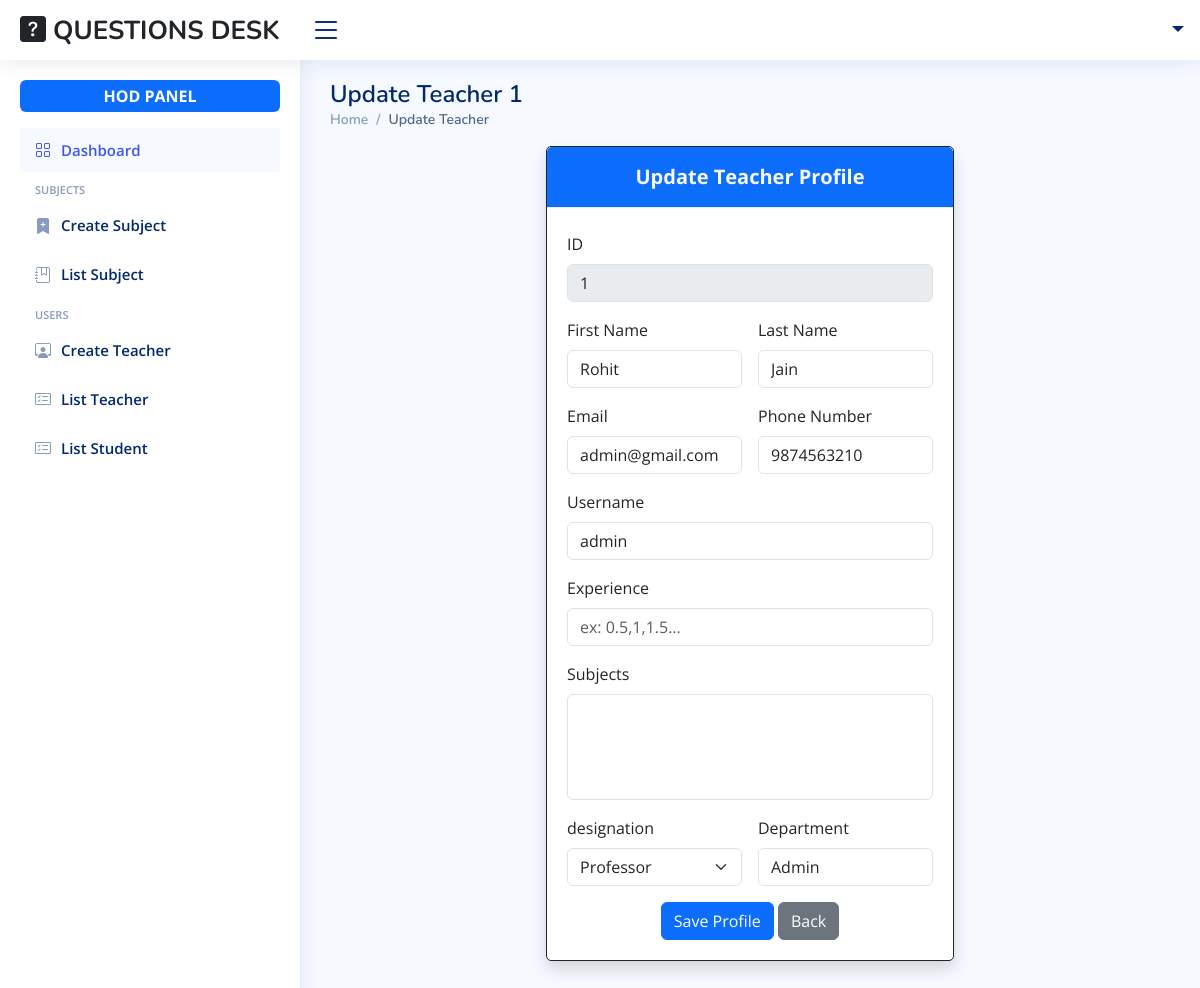
Page /hod/update/teacher/1/ on the earlier database version.
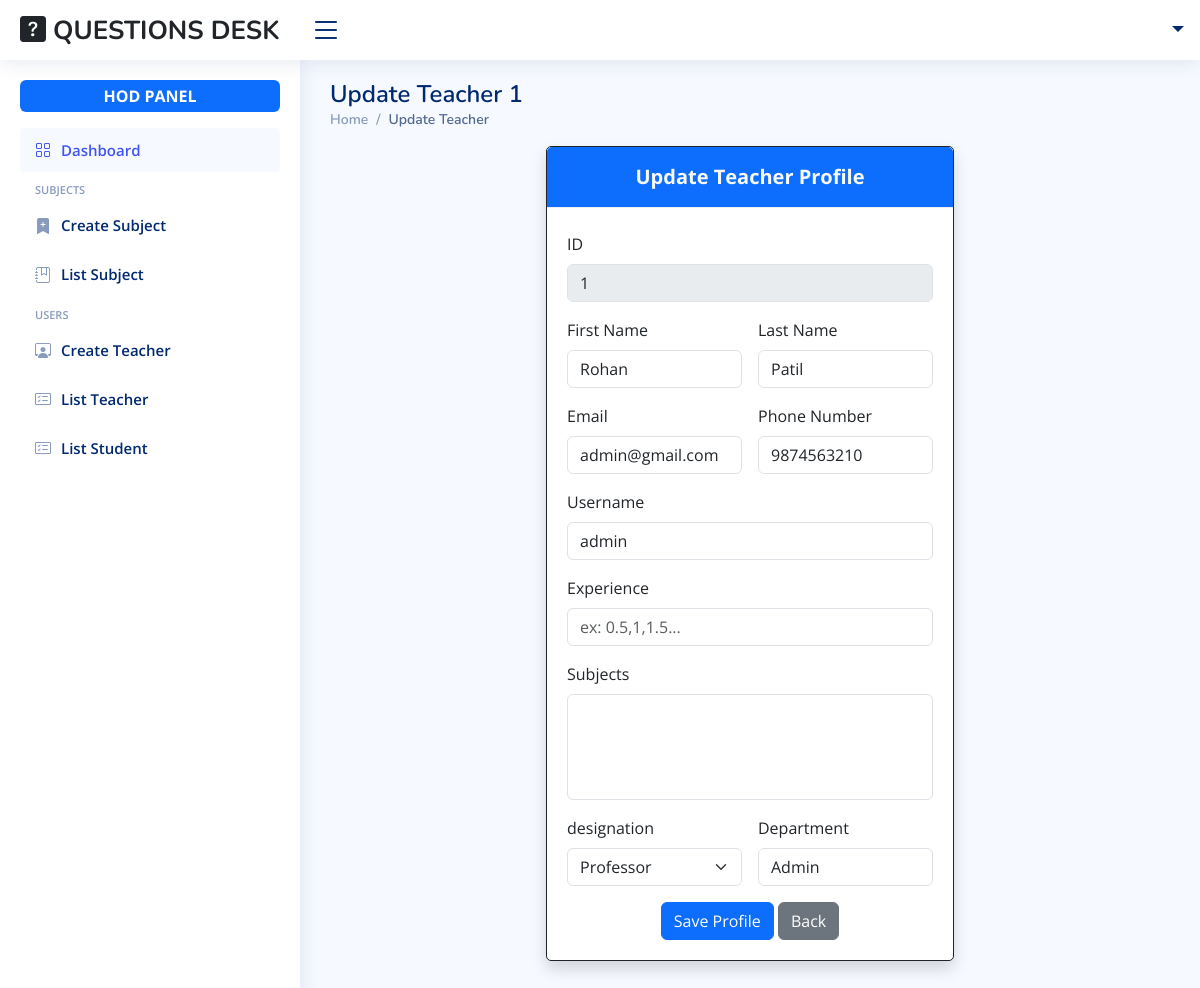
Same page on the later database version.
### Users/models.py (models this page shows, shortened)
class User(AbstractBaseUser):
    id = models.BigAutoField(primary_key=True)
    first_name = models.CharField(max_length=100, null=False, blank=False)
    last_name = models.CharField(max_length=100, null=False, blank=False)
    institute = models.CharField(max_length=255, null=False, blank=False, default="S.S.V.P's B.S.Deore Polytechnic, Dhule")
    email = models.EmailField(unique=True, null=False, blank=False)
    username = models.CharField(unique=True, max_length=100, null=False, blank=False)
    password = models.CharField(max_length=100, null=False, blank=False)
    role = models.CharField(max_length=10, null=False, blank=False)
    joined_date = models.DateField(auto_now_add=True)
    USERNAME_FIELD = 'username'
    REQUIRED_FIELDS = ['first_name', 'last_name', 'email']
    objects = UserManager()
    class Meta:
        db_table = 'Users'

class Profile(models.Model):
    id = models.BigAutoField(primary_key=True)
    user = models.OneToOneField(User, related_name='profile', on_delete=models.CASCADE)
    phone_number = models.CharField(max_length=10, null=False, blank=False ,validators=[RegexValidator(regex=r'^\d{10}$')])
    designation = models.CharField(max_length=100, null=False, blank=False)
    department = models.CharField(max_length=100, null=False, blank=False)
    experience = models.DecimalField(max_digits=3, decimal_places=1, null=True, blank=True)
    subjects = models.ManyToManyField(Subject, related_name='profiles', blank=True)
    class Meta:
        db_table = 'Profiles'

### Users/views.py (the view)
# urls.py: path('hod/update/teacher/<int:user_id>/', hod_update_teacher_view, name='hod-update-teacher-view'),
def hod_update_teacher_view(request, user_id):
    user = User.objects.get(id=user_id)
    if request.method == 'POST':
        first_name = request.POST.get('first_name')
        last_name = request.POST.get('last_name')
        email = request.POST.get('email')
        phone_number = request.POST.get('phone_number')
        department = request.POST.get('department')
        designation = request.POST.get('designation')
        experience = request.POST.get('experience')
        username = request.POST.get('username')
        if User.objects.filter(email=email).exists():
            if email != user.email:
                return JsonResponse({'status':'error', 'message':'Email address already exists.'})
        if User.objects.filter(username=username).exists():
            if username != user.username:
                return JsonResponse({'status':'error', 'message':'Username already exists.'})
        if Profile.objects.filter(phone_number=phone_number).exists():
            if phone_number != user.profile.phone_number:
                return JsonResponse({'status':'error', 'message':'Phone number already exists.'})
        user.first_name = first_name
        user.last_name = last_name
        user.email = email
        user.username = username
        user.save()
        profile = Profile.objects.get(user=user)
        profile.phone_number = phone_number
        profile.department = department
        profile.designation = designation
        profile.experience = float(experience)
        selected_subjects = []
        for code in request.POST.getlist('subject_codes'):
            subject = Subject.objects.get(code=code)
            subject_profiles = Profile.objects.filter(subjects=subject)
            if subject_profiles.exists() and subject_profiles[0] != profile:
                return {'status':'error', 'message':f'Subject {subject} is already assigned to a teacher.'}
            selected_subjects.append(subject)
        profile.subjects.clear()
        profile.subjects.add(*selected_subjects)
        profile.save()
        messages.success(request, f'Profile of {profile} saved successfully.')
        return JsonResponse({'status':'success', 'success_url':f'/hod/update/teacher/{user.id}/'})
    else:
        subjects = Subject.objects.all()
        selected_subjects = user.profile.subjects.values_list('code', flat=True)
        referer = request.META.get('HTTP_REFERER', '')
        return render(request, 'members/hod/update_teacher.html', context={'user':user,'subjects':subjects,'selected_subjects':selected_subjects, 'referer':referer})

### Users/models.py (called while the page is built)
    def __str__(self):
        return f'{self.code}: {self.name}  (Scheme {self.scheme})'

### Users/templates/members/hod/update_teacher.html (shortened to what the changed rows need)
{% extends "members/hod/base_site.html" %}
{% block main %}
<main id="main" class="main">
    <div class="pagetitle">
        <h1>Update Teacher {{user.id}}</h1>
        <nav>
            <ol class="breadcrumb">
            </ol>
        </nav>
    </div>
    <section class="section dashboard">
        <div class="row justify-content-center">
            <div class="col-lg-6">
                <div class="card border border-dark shadow">
                    <div class="card-body pt-4">
                        <form id="updateTeacherForm" class="row g-3">
                            <div class="col-12">
                                <label for="id" class="form-label">ID</label>
                                <input type="text" class="form-control" id="id" name="id" value="{{user.id}}" disabled>
                            </div>
                            <div class="col-6">
                                <label for="firstName" class="form-label">First Name</label>
                                <input type="text" class="form-control" id="firstName" name="first_name" value={{user.first_name}} required>
                            </div>
                            <div class="col-6">
                                <label for="lastName" class="form-label">Last Name</label>
                                <input type="text" class="form-control" id="lastName" name="last_name" value={{user.last_name}} required>
                            </div>
                            <div class="col-6">
                                <label for="email" class="form-label">Email</label>
                                <input type="email" class="form-control" id="email" name="email" value={{user.email}} required>
                            </div>
                            <div class="col-6">
                                <label for="phoneNumber" class="form-label">Phone Number</label>
                                <input type="text" class="form-control" id="phoneNumber" name="phone_number" maxlength="10" pattern="\d{10}" title="Please enter exactly 10 digits" value={{user.profile.phone_number}} required>
                            </div>
                            <div class="col-12">
                                <label for="username" class="form-label">Username</label>
                                <input type="text" class="form-control" id="username" name="username" value={{user.username}} required>
                            </div>
                            <div class="col-6">
                                <label for="department" class="form-label">Department</label>
                                <input type="text" class="form-control" name="department" value="{{user.profile.department}}" readonly>
                            </div>
                        </form>
                    </div>
                </div>
            </div>
        </div>
    </section>
</main>
{% endblock main %}

Differences in the rows shown:
changed User "admin@gmail.com": first_name "Rohit" → "Rohan"; last_name "Jain" → "Patil"
